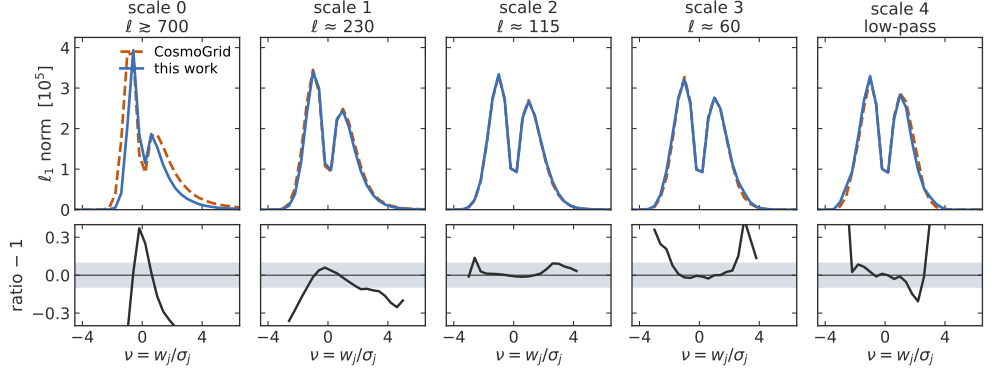

This chart was generated by the following Python code:
#!/usr/bin/env python3
# ENV: jax-fli
"""
Starlet l1 norm of the convergence, this forward model against CosmoGrid, for the starlet slide.
The data and the statistic of the thesis figure chap6/starlet_l1.pdf (its script is
These_wassim/figures/chap6/starlet_l1.py):
  model      05c equal-volume lightcone, 20 shells drifted on the lightcone, Born with Gauss-Legendre
             quadrature (05c-equal-volume/kappa_gauss_legendre/born_gl_drift_20), 2560^3 mesh;
  reference  CosmoGrid cosmo_172798 pkdgrav3 lightcone through the same Born integral
             (00-cosmogrid/cosmo_172798/kappa/kappa_born_s3.parquet);
tomographic bin 3, degraded to nside 512, five starlet scales (jax_fli starlet_coefficients). At
each scale j the coefficients are put in signal to noise nu = w_j / sigma_j with sigma_j the
reference standard deviation, used for both runs, and the l1 norm of a bin in nu is the sum of
|nu| over its pixels (40 bins over [-8, 8]).

Output (this directory): starlet_l1.svg, the norm per scale above the ratio to the reference
"""

import gc
import sys
from pathlib import Path

import numpy as np

HERE = Path(__file__).resolve().parent
sys.path.insert(0, str(HERE.parents[2]))
from _common import BLUE, GREY, INK, KW, skip_if_built, slide_style

OUT = "starlet_l1.svg"
skip_if_built(HERE, OUT)

CACHE = HERE.parent / ".cache"
EXP = Path("/home/wassim/Projects/NBody/jax-fli-experiments")
MODEL = EXP / ("05-spacing-n-stepping/05c-equal-volume/kappa_gauss_legendre/"
               "born_gl_drift_20/BORN_kappa_gl_drift_3bin_20.parquet")
REF = EXP / "00-cosmogrid/cosmo_172798/kappa/kappa_born_s3.parquet"
NSIDE, NSCALES, BIN, NBINS, SNR = 512, 5, 2, 40, (-8.0, 8.0)


def load():
    npz = CACHE / "starlet_l1_bin3.npz"
    if npz.exists():
        d = np.load(npz)
        return d["model"], d["ref"], d["centres"]
    import jax

    jax.config.update("jax_enable_x64", True)
    import healpy as hp
    import jax.numpy as jnp
    from jax_fli.io import Catalog

    def coefficients(path):
        field = Catalog.from_parquet(str(path)).field[0]
        single = field[BIN]
        arr = hp.ud_grade(np.asarray(single.array, dtype=np.float64), nside_out=NSIDE)
        single = single.replace(array=jnp.asarray(arr), nside=NSIDE)
        out = np.asarray(single.starlet_coefficients(nscales=NSCALES).array, dtype=np.float64)
        del field, single, arr
        gc.collect()
        return out

    coef = {"ref": coefficients(REF), "model": coefficients(MODEL)}
    sigma = coef["ref"].std(axis=1)
    edges = np.linspace(*SNR, NBINS + 1)
    l1 = {}
    for key, c in coef.items():
        l1[key] = np.zeros((NSCALES, NBINS))
        for j in range(NSCALES):
            nu = c[j] / sigma[j]
            i = np.digitize(nu, edges) - 1
            keep = (i >= 0) & (i < NBINS)
            l1[key][j] = np.bincount(i[keep], weights=np.abs(nu[keep]), minlength=NBINS)
    centres = 0.5 * (edges[:-1] + edges[1:])
    CACHE.mkdir(exist_ok=True)
    np.savez(npz, model=l1["model"], ref=l1["ref"], centres=centres)
    return l1["model"], l1["ref"], centres


L1_MODEL, L1_REF, NU = load()
for j in range(NSCALES):
    neg, pos = NU < 0, NU > 0
    print(f"scale {j}: tails model/reference {L1_MODEL[j][neg].sum() / L1_REF[j][neg].sum():.3f} "
          f"{L1_MODEL[j][pos].sum() / L1_REF[j][pos].sum():.3f}")

slide_style()
import matplotlib.pyplot as plt
from matplotlib.ticker import FixedLocator

plt.rcParams["savefig.bbox"] = None
SUPPORT = L1_REF > 0.01 * L1_REF.max(axis=1, keepdims=True)
RATIO = np.where(SUPPORT, L1_MODEL / np.where(SUPPORT, L1_REF, 1) - 1, np.nan)
# thesis fig. starlet_response: scale 0 a high-pass above l ~ 700, scale 1 peaks near l = 228, each
# band-pass near half the multipole of the one before, scale 4 the low-pass residual
BANDS = ("ℓ ≳ 700", "ℓ ≈ 230", "ℓ ≈ 115", "ℓ ≈ 60", "low-pass")

fig = plt.figure(figsize=(10.4, 3.9))
top_max = max(L1_MODEL.max(), L1_REF.max()) / 1e5 * 1.08
for j in range(NSCALES):
    x0 = 0.075 + j * 0.186
    ax = fig.add_axes([x0, 0.44, 0.165, 0.46])
    ar = fig.add_axes([x0, 0.13, 0.165, 0.27])
    ax.plot(NU, L1_REF[j] / 1e5, color=KW, ls="--", lw=2.0, label="CosmoGrid")
    ax.plot(NU, L1_MODEL[j] / 1e5, color=BLUE, lw=2.0, label="this work")
    ar.axhspan(-0.1, 0.1, color="#d8dde6", lw=0)
    ar.axhline(0, color=INK, lw=0.8)
    ar.plot(NU, RATIO[j], color=INK, lw=1.8)
    for a in (ax, ar):
        a.set_xlim(-4.5, 6.5)
        a.xaxis.set_major_locator(FixedLocator([-4, 0, 4]))
    ax.set_ylim(0, top_max)
    ar.set_ylim(-0.4, 0.4)
    ar.set_yticks([-0.3, 0, 0.3])
    ax.tick_params(labelbottom=False)
    if j:
        ax.tick_params(labelleft=False)
        ar.tick_params(labelleft=False)
    ax.set_title(f"scale {j}\n{BANDS[j]}", fontsize=12.5, color=INK, pad=4, linespacing=1.15)
    ar.set_xlabel(r"$\nu = w_j/\sigma_j$", labelpad=1, fontsize=12.5)
fig.axes[0].set_ylabel(r"$\ell_1$ norm  [$10^5$]", fontsize=12.5)
fig.axes[1].set_ylabel("ratio − 1", fontsize=12.5)
fig.axes[0].legend(loc="upper right", fontsize=10.5, handlelength=1.6, borderaxespad=0.2,
                   labelspacing=0.2)
fig.savefig(HERE / OUT)
print(f"wrote {OUT}")
